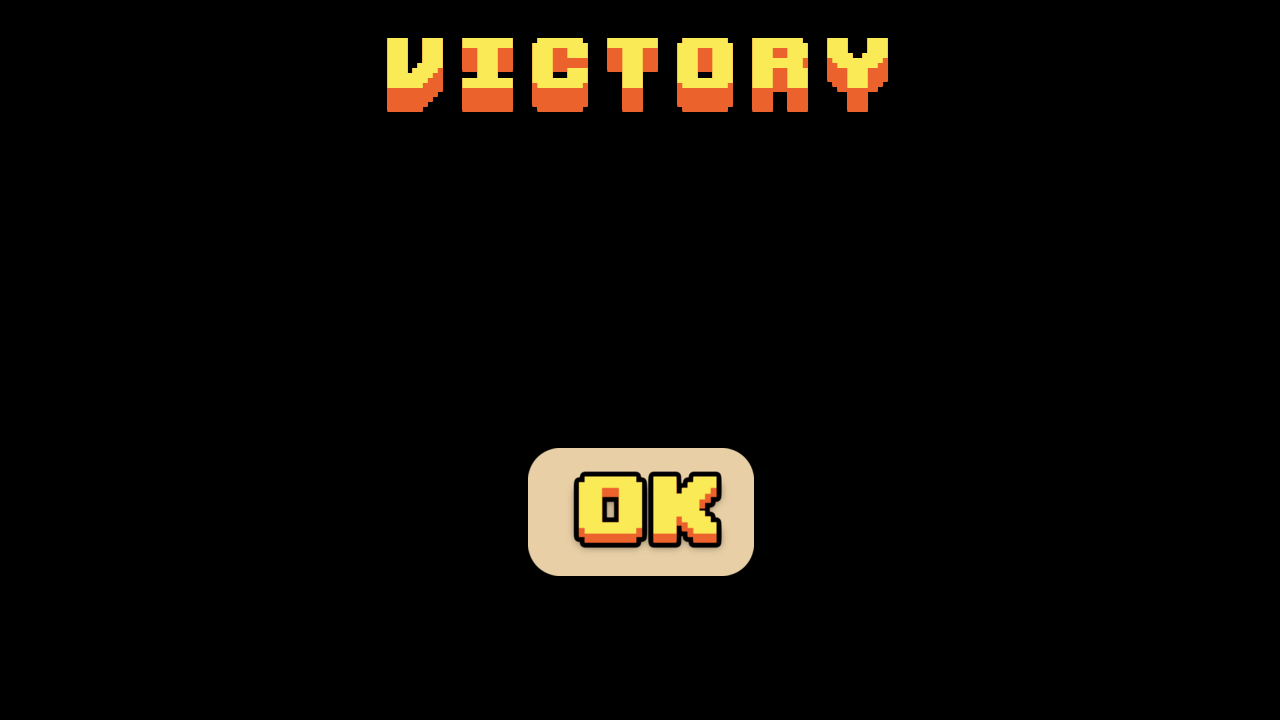

Tiled map render using the project's own tile images. Description and the map definition, with tile-layer contents summarised, below:
An orthogonal 80x45 tile map with 16x16 px tiles, 2 tile layers (title, ok_button), 1 hidden layer not drawn, 3 tilesets.

<map version="1.10" tiledversion="1.10.2" orientation="orthogonal" renderorder="right-down" width="80" height="45" tilewidth="16" tileheight="16" infinite="0" nextlayerid="4" nextobjectid="1">
 <tileset firstgid="1" source="victory.tsx" />
 <tileset firstgid="5001" source="ok_button.tsx" />
 <tileset firstgid="5002" source="ok_button_active.tsx" />
 <layer id="1" name="title" width="80" height="45" locked="1">
  <data>[3600 cells, 238 non-empty, 238 distinct tile ids]</data>
 </layer>
 <layer id="2" name="ok_button" width="80" height="45" locked="1">
  <data>[3600 cells, 1 non-empty, 1 distinct tile ids]</data>
 </layer>
 <layer id="3" name="ok_button_active" width="80" height="45" visible="0" locked="1">
  <data>[3600 cells, 1 non-empty, 1 distinct tile ids]</data>
 </layer>
</map>
